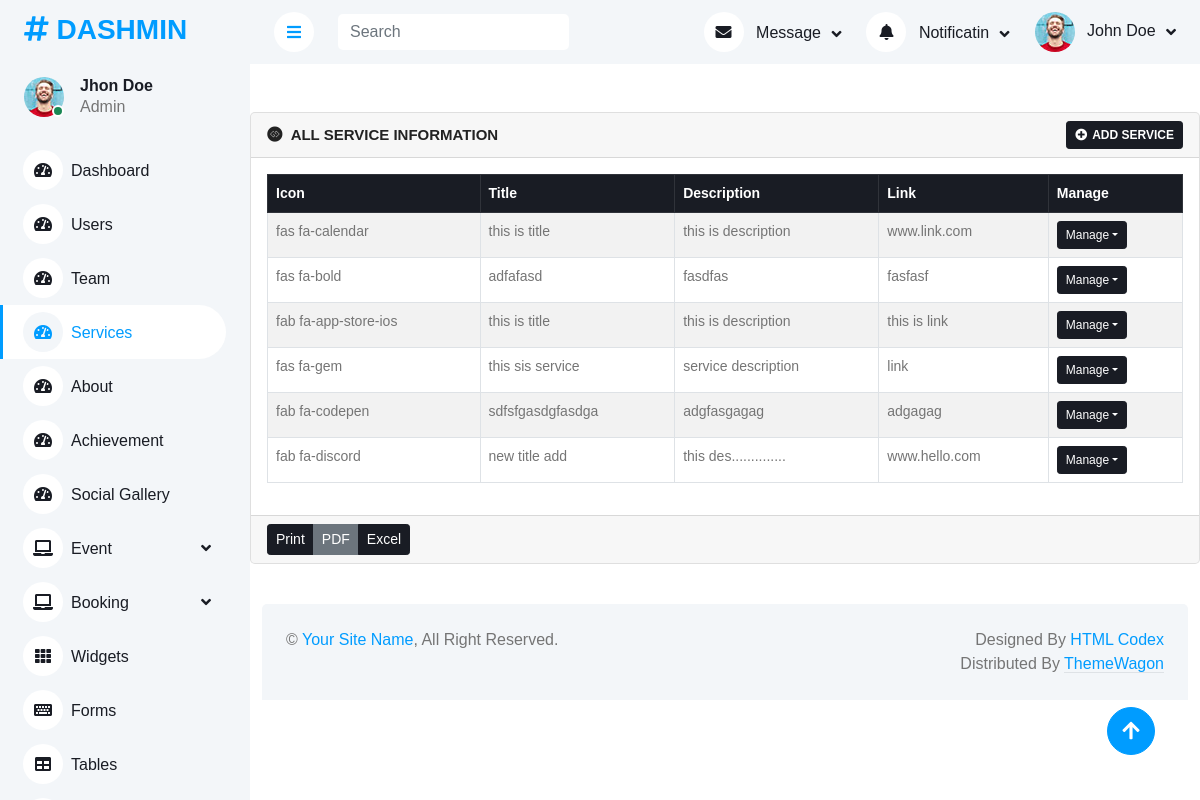
/dashboard/all-services.php, run on the app's committed database.
### tables this page shows
CREATE TABLE `tbl_services` (
  `service_id` int(11) NOT NULL,
  `service_icon` varchar(25) NOT NULL,
  `service_title` varchar(25) NOT NULL,
  `service_description` text NOT NULL,
  `service_link` text NOT NULL
);

### class/Config.php (called while the page is built, shortened)
<?php
class Config{
   public function __construct()
   {
      $this->con = new mysqli('localhost','root','','cater_serv');
   }
}

### class/Services.php (called while the page is built, shortened)
<?php
include_once('Config.php');
class Services extends Config
{
   public function view()
   {
      $sql = "SELECT * FROM `tbl_services`";
      return mysqli_query($this->con, $sql);
   }
}

### dashboard/all-services.php (the view, shortened to what this page needs)
<?php
include_once('../class/Services.php');
?>
<div class="content">
  <div class="row">
    <div class="col-md-12">
      <div class="card mb-3 mt-5">
        <div class="card-header">
          <div class="row">
            <div class="col-md-8 card_title_part">
              <i class="fab fa-gg-circle"></i> All Service Information
            </div>
            <div class="col-md-4 card_button_part">
              <a href="add-services.php" class="btn btn-sm btn-dark"><i class="fas fa-plus-circle"></i>Add Service</a>
            </div>
          </div>
        </div>
        <div class="card-body">
          <table class="table table-bordered table-striped table-hover custom_table">
            <thead class="table-dark">
              <tr>
                <th>Icon</th>
                <th>Title</th>
                <th>Description</th>
                <th>Link</th>
                <th>Manage</th>
              </tr>
            </thead>
            <tbody>
              <?php
              $objServices = new Services();
              $query = $objServices->view();
              while ($data = mysqli_fetch_assoc($query)) {
              ?>
                <tr>
                  <td><?= $data['service_icon']; ?></td>
                  <td><?= $data['service_title']; ?></td>
                  <td><?= $data['service_description']; ?></td>
                  <td><?= $data['service_link']; ?></td>
                  <td>
                    <div class="btn-group btn_group_manage" role="group">
                      <button type="button" class="btn btn-sm btn-dark dropdown-toggle" data-bs-toggle="dropdown" aria-expanded="false">Manage</button>
                    </div>
                  </td>
                </tr>
              <?php
              }
              ?>
            </tbody>
          </table>
        </div>
        <div class="card-footer">
          <div class="btn-group" role="group" aria-label="Button group">
            <button type="button" class="btn btn-sm btn-dark">Print</button>
            <button type="button" class="btn btn-sm btn-secondary">PDF</button>
            <button type="button" class="btn btn-sm btn-dark">Excel</button>
          </div>
        </div>
      </div>
    </div>

### dashboard/css/style.css (style rules this page uses)
:root { --primary: #009CFF; --light: #F3F6F9; --dark: #191C24; }
.btn { transition: .5s; }
.content { margin-left: 250px; min-height: 100vh; background: #FFFFFF; transition: 0.5s; }
@media (min-width: 992px) { .content { width: calc(100% - 250px); } }

### dashboard/css/style-1.css (style rules this page uses)
* { margin: 0px; padding: 0px; outline: 0px; }
body { font-family: 'Ubuntu', sans-serif; overflow-x: hidden; }
.card_title_part { color: #222222; font-size: 15px; text-transform: uppercase; font-weight: bold; margin-top: 3px; }
.card_title_part i { margin-right: 5px; }
.card_button_part { text-align: right; }
.card_button_part a { font-size: 12px; text-transform: uppercase; font-weight: bold; }
.card_button_part a i { margin-right: 5px; }
.btn_group_manage button { font-size: 12px; font-weight: 500; }
.custom_table { font-size: 14px; }

### data on the page
tbl_services: service_icon "fas fa-calendar", service_title "this is title", service_description "this is description", service_link "www.link.com"
tbl_services: service_icon "fas fa-bold", service_title "adfafasd", service_description "fasdfas", service_link "fasfasf"
tbl_services: service_icon "fab fa-app-store-ios", service_title "this is title", service_description "this is description", service_link "this is link"
tbl_services: service_icon "fas fa-gem", service_title "this sis service", service_description "service description", service_link "link"
tbl_services: service_icon "fab fa-codepen", service_title "sdfsfgasdgfasdga", service_description "adgfasgagag", service_link "adgagag"
tbl_services: service_icon "fab fa-discord", service_title "new title add", service_description "this des..............", service_link "www.hello.com"
